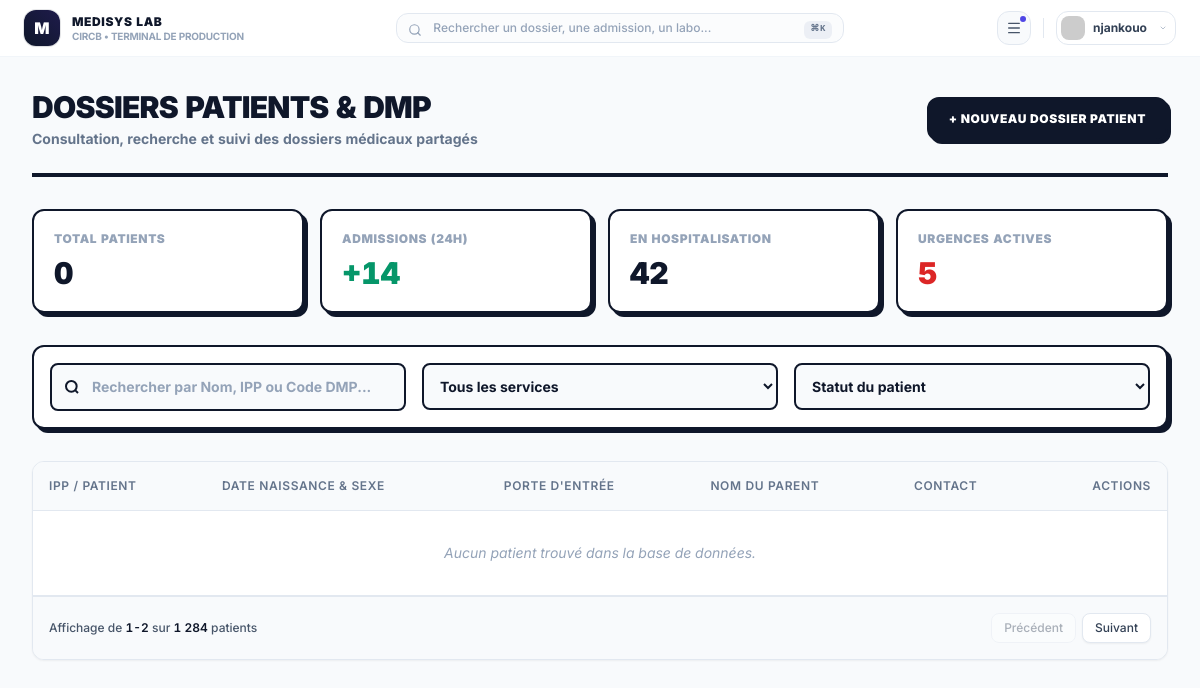
The app's page /dossiers/patients/ (signed in), older data.
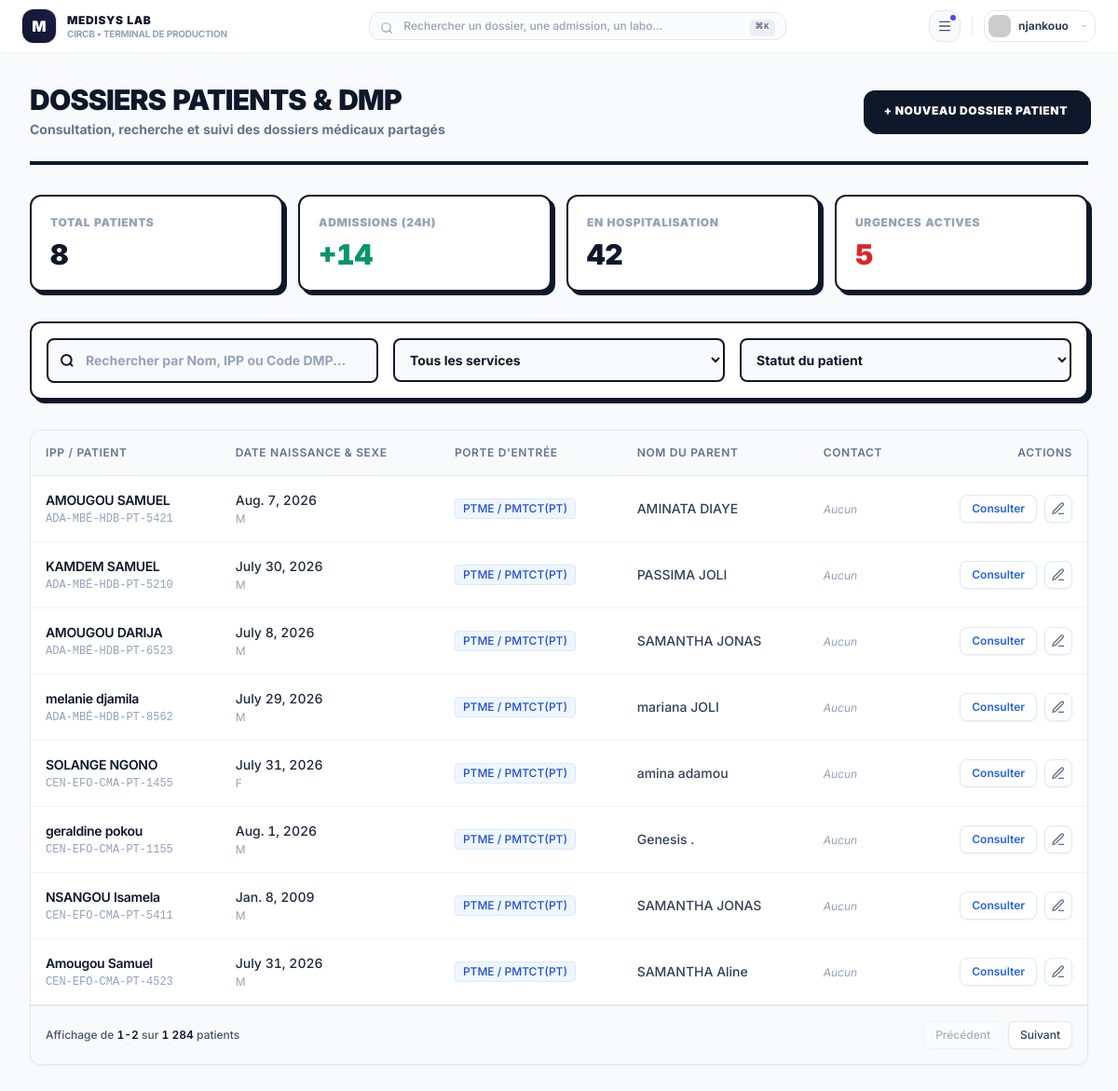
The same page, newer data.
### circb_app/models.py (models this page shows, shortened)
class Patient(models.Model):
    nom = models.CharField(max_length=255)
    prenom = models.CharField(max_length=255, null=True, blank=True)
    date_naissance = models.DateField(null=True, blank=True)
    sexe = models.CharField(max_length=10, choices=[('M', 'Masculin'), ('F', 'Féminin')], null=True, blank=True)
    fosa = models.ForeignKey(Structure, on_delete=models.SET_NULL, null=True, blank=True, related_name='patients_fosa')
    poids = models.DecimalField(max_digits=5, decimal_places=2, null=True, blank=True)  # Poids en kg
    mere = models.ForeignKey(Mere, on_delete=models.SET_NULL, null=True, blank=True, related_name='enfants')
    code = models.SlugField(unique=True, null=True, blank=True)  # Code unique pour chaque patient
    porte_entree = models.ForeignKey(PorteEntree, on_delete=models.SET_NULL, null=True, blank=True)

class PorteEntree(models.Model):
    nom = models.CharField(max_length=255, null=True, blank=True)
    code = models.CharField(max_length=255, null=True, blank=True)
    def __str__(self):
        return self.nom if self.nom else "Porte d'entrée Inconnue"

class Mere(models.Model):
    nom = models.CharField(max_length=255)
    prenom = models.CharField(max_length=255, null=True, blank=True)
    date_naissance = models.DateField(null=True, blank=True)
    contact = models.ForeignKey(Personnel, on_delete=models.SET_NULL, null=True, blank=True)
    age = models.PositiveIntegerField(null=True, blank=True)

### circb_app/views.py (the view)
# urls.py: path('dossiers/patients/', views.dossiers_patients, name='dossiers_patients'),
@login_required(login_url='/')
def dossiers_patients(request):
    context ={
        'patients':Patient.objects.all()
    }
    return render(request, 'webpages/patients/dossiers.html', context)

### circb_app/templates/webpages/patients/dossiers.html (shortened to what the changed rows need)
{% extends "../dashbord_hosp.html" %}
{% block main %}
<main class="flex-1 h-full min-h-0 overflow-y-auto p-4 sm:p-6 lg:p-8 bg-slate-50 custom-scrollbar">
    <div class="max-w-7xl mx-auto space-y-8">
        <div class="flex flex-col sm:flex-row sm:items-center sm:justify-between gap-4 border-b-4 border-slate-900 pb-6">
            <div>
                <h1 class="text-2xl sm:text-3xl font-black uppercase tracking-tight text-slate-900">Dossiers Patients & DMP</h1>
            </div>
        </div>
        <div class="grid grid-cols-1 sm:grid-cols-2 lg:grid-cols-4 gap-4">
            <div class="p-5 bg-white border-2 border-slate-900 rounded-xl shadow-[4px_4px_0px_0px_#0f172a] flex flex-col justify-between min-h-[100px]">
                <span class="text-xs font-black uppercase tracking-wider text-slate-400">Total Patients</span>
                <span class="text-3xl font-black text-slate-900 mt-2">{{patients|length}}</span>
            </div>
        </div>
       <div class="bg-white border border-slate-200 rounded-xl shadow-sm overflow-hidden">
    <div class="overflow-x-auto">
        <table class="w-full text-left border-collapse">
            <thead>
                <tr class="bg-slate-50 text-slate-500 text-xs font-semibold uppercase tracking-wider border-b border-slate-200">
                    <th class="p-4 font-semibold">IPP / Patient</th>
                    <th class="p-4 font-semibold">Date Naissance & Sexe</th>
                    <th class="p-4 font-semibold">Porte d'entrée</th>
                    <th class="p-4 font-semibold">Nom du Parent</th>
                    <th class="p-4 font-semibold">Contact</th>
                    <th class="p-4 text-right font-semibold">Actions</th>
                </tr>
            </thead>
            <tbody class="divide-y border-b border-slate-200 divide-slate-100 text-sm text-slate-700">
                {% for patient in patients %}
                <tr class="hover:bg-slate-50/70 transition-colors">
                    <td class="p-4">
                        <div class="font-semibold text-slate-900 tracking-tight">{{ patient.nom }} {{ patient.prenom }}</div>
                        <div class="text-xs text-slate-400 font-mono mt-0.5">{{ patient.code }}</div>
                    </td>
                    <td class="p-4">
                        <div class="text-slate-800 font-medium">{{ patient.date_naissance|default:"Non renseignée" }}</div>
                        <div class="text-xs text-slate-400 uppercase tracking-wide mt-0.5">{{ patient.sexe|default:"Non renseigné" }}</div>
                    </td>
                    <td class="p-4">
                        <span class="inline-flex items-center px-2 py-0.5 bg-blue-50 text-blue-700 text-xs font-medium rounded border border-blue-100">
                            {{ patient.porte_entree|default:"Non renseignée" }}
                        </span>
                    </td>
                    <td class="p-4">
                        <div class="text-slate-700 font-medium">
                            {{ patient.mere.nom|default:"Non renseigné" }} {{ patient.mere.prenom|default:"" }}
                        </div>
                    </td>
                    <td class="p-4">
                        {% if patient.parent.contact %}
                            <span class="inline-flex items-center gap-1 font-mono text-xs text-slate-600 bg-slate-100 px-2.5 py-1 rounded border border-slate-200">
                                <svg class="w-3 h-3 text-slate-400" fill="none" stroke="currentColor" viewBox="0 0 24 24" xmlns="http://www.w3.org/2000/svg">
                                    <path stroke-linecap="round" stroke-linejoin="round" stroke-width="2" d="M3 5a2 2 0 012-2h3.28a1 1 0 01.94.725l.548 2.2a1 1 0 01-.321.988l-1.305.98a10.582 10.582 0 004.872 4.872l.98-1.305a1 1 0 01.988-.321l2.2.548a1 1 0 01.725.94V19a2 2 0 01-2 2h-1C9.716 21 3 14.284 3 6V5z"></path>
                                </svg>
                                {{ patient.parent.contact }}
                            </span>
                        {% else %}
                            <span class="text-xs text-slate-400 italic">Aucun</span>
                        {% endif %}
                    </td>
                    <td class="p-4 text-right">
                        <div class="flex items-center justify-end gap-2">
                            <a href="{% url 'details-patient' patient.code %}" class="inline-flex items-center gap-1 px-3 py-1.5 bg-white hover:bg-blue-50 border border-slate-200 hover:border-blue-300 rounded-lg text-xs font-semibold text-blue-600 transition-colors shadow-sm">
                                Consulter
                            </a>
                            <button class="p-1.5 border border-slate-200 hover:border-slate-300 rounded-lg bg-white hover:bg-slate-50 text-slate-500 hover:text-slate-700 transition-colors shadow-sm" title="Modifier le dossier">
                                <svg xmlns="http://www.w3.org/2000/svg" class="w-4 h-4" viewBox="0 0 24 24" fill="none" stroke="currentColor" stroke-width="2">
                                    <path d="M12 20h9"/>
                                    <path d="M16.5 3.5a2.121 2.121 0 0 1 3 3L7 19l-4 1 1-4L16.5 3.5z"/>
                                </svg>
                            </button>
                        </div>
                    </td>
                </tr>
                {% empty %}
                <tr>
                    <td colspan="6" class="p-8 text-center text-slate-400 italic">
                        Aucun patient trouvé dans la base de données.
                    </td>
                </tr>
                {% endfor %}
            </tbody>
        </table>
    </div>
</div>
    </div>
</main>
{% endblock %}

Row changes from the older to the newer data that the page shows:
added Patient: nom "AMOUGOU", prenom "SAMUEL", code "ADA-MBÉ-HDB-PT-5421", date_naissance "Aug. 7, 2026", sexe "M", porte_entree "PTME / PMTCT(PT)", mere.nom "AMINATA", mere.prenom "DIAYE"
added Patient: nom "KAMDEM", prenom "SAMUEL", code "ADA-MBÉ-HDB-PT-5210", date_naissance "July 30, 2026", sexe "M", porte_entree "PTME / PMTCT(PT)", mere.nom "PASSIMA", mere.prenom "JOLI"
added Patient: nom "AMOUGOU", prenom "DARIJA", code "ADA-MBÉ-HDB-PT-6523", date_naissance "July 8, 2026", sexe "M", porte_entree "PTME / PMTCT(PT)", mere.nom "SAMANTHA", mere.prenom "JONAS"
added Patient: nom "melanie", prenom "djamila", code "ADA-MBÉ-HDB-PT-8562", date_naissance "July 29, 2026", sexe "M", porte_entree "PTME / PMTCT(PT)", mere.nom "mariana", mere.prenom "JOLI"
added Patient: nom "SOLANGE", prenom "NGONO", code "CEN-EFO-CMA-PT-1455", date_naissance "July 31, 2026", sexe "F", porte_entree "PTME / PMTCT(PT)", mere.nom "amina", mere.prenom "adamou"
added Patient: nom "geraldine", prenom "pokou", code "CEN-EFO-CMA-PT-1155", date_naissance "Aug. 1, 2026", sexe "M", porte_entree "PTME / PMTCT(PT)", mere.nom "Genesis", mere.prenom "."
added Patient: nom "NSANGOU", prenom "Isamela", code "CEN-EFO-CMA-PT-5411", date_naissance "Jan. 8, 2009", sexe "M", porte_entree "PTME / PMTCT(PT)", mere.nom "SAMANTHA", mere.prenom "JONAS"
added Patient: nom "Amougou", prenom "Samuel", code "CEN-EFO-CMA-PT-4523", date_naissance "July 31, 2026", sexe "M", porte_entree "PTME / PMTCT(PT)", mere.nom "SAMANTHA", mere.prenom "Aline"
Text that changed along with them:
{{ patients|length }}: "0" → "8"
text no longer shown: "Aucun patient trouvé dans la base de données."
